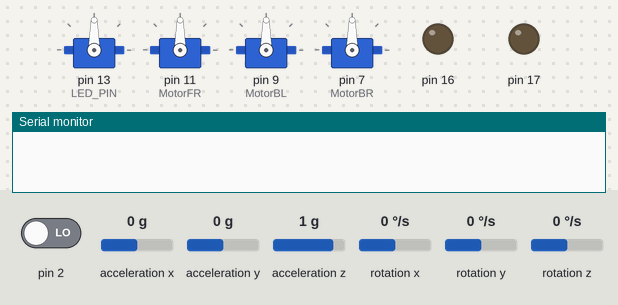
A sketch run on a simulated Arduino Uno, built with avr-gcc and run on an emulated ATmega328P. On the bench: 4 × servo, output pins drawn as LEDs (lit = HIGH), the last lines printed to the serial monitor. The inputs (shaded band) are chosen by the test bench; at power-on: acceleration x 0 g, acceleration y 0 g, pin 2 LOW, acceleration z 1 g, rotation x 0 °/s, rotation y 0 °/s, rotation z 0 °/s. The sensor or clock chip raises its interrupt line as the real part does; pins used as bus, display or sensor lines are not drawn.

Above: at 0.1 s.
At 1.7 s:
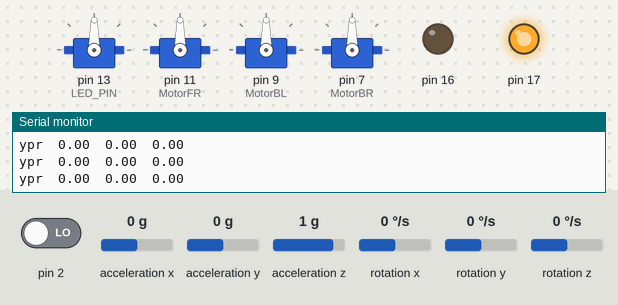
1.8 s: acceleration x set to -1.4 g
At 3.0 s:
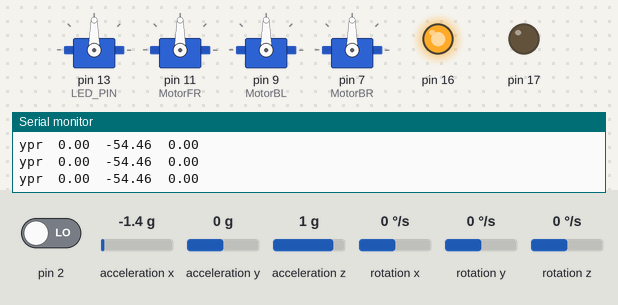
3.3 s: acceleration y set to -1.4 g
Timing chart, 0 to 6.3 s (numbered marks = the images above; inputs shaded):
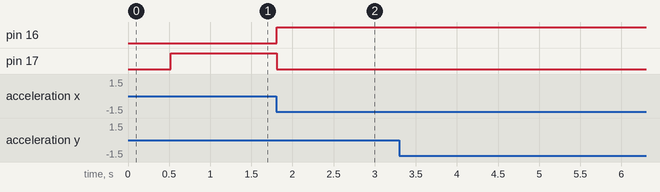

Measured:
- after the input at 1.8 s, pin 16: LOW → HIGH at once; pin 17: HIGH → LOW at once

The sketch:

Quad_GYRO.ino
```cpp
#include <Arduino.h>
#include "I2Cdev.h"
#include "MPU6050_6Axis_MotionApps20.h"
#if I2CDEV_IMPLEMENTATION == I2CDEV_ARDUINO_WIRE
    #include "Wire.h"
#endif
MPU6050 mpu;
#define OUTPUT_READABLE_YAWPITCHROLL
#define LED_PIN 13 // (Arduino is 13, Teensy is 11, Teensy++ is 6)
bool blinkState = false;

//DEFINE MOTOR CONTROLS
#include <Servo.h>
// Define Motors
  Servo MotorFL;
  Servo MotorFR;
  Servo MotorBL;
  Servo MotorBR;

// Define arming of ESC
void ARM() {
  MotorFL.write(60);
  MotorFR.write(60);
  MotorBL.write(60);
  MotorBR.write(60);
  delay(500);
  MotorFL.write(10);
  MotorFR.write(10);
  MotorBL.write(10);
  MotorBR.write(10);
  delay(500);
  MotorFL.write(60);
  MotorFR.write(60);
  MotorBL.write(60);
  MotorBR.write(60);
}

//END MOTOR CONTROL DEFINE


// MPU control/status vars
bool dmpReady = false;  // set true if DMP init was successful
uint8_t mpuIntStatus;   // holds actual interrupt status byte from MPU
uint8_t devStatus;      // return status after each device operation (0 = success, !0 = error)
uint16_t packetSize;    // expected DMP packet size (default is 42 bytes)
uint16_t fifoCount;     // count of all bytes currently in FIFO
uint8_t fifoBuffer[64]; // FIFO storage buffer
// orientation/motion vars
Quaternion q;           // [w, x, y, z]         quaternion container
VectorInt16 aa;         // [x, y, z]            accel sensor measurements
VectorInt16 aaReal;     // [x, y, z]            gravity-free accel sensor measurements
VectorInt16 aaWorld;    // [x, y, z]            world-frame accel sensor measurements
VectorFloat gravity;    // [x, y, z]            gravity vector
float euler[3];         // [psi, theta, phi]    Euler angle container
float ypr[3];           // [yaw, pitch, roll]   yaw/pitch/roll container and gravity vector
volatile bool mpuInterrupt = false;     // indicates whether MPU interrupt pin has gone high
void dmpDataReady() {
    mpuInterrupt = true;
}

void setup() {
    MotorFL.attach(13);
    MotorFR.attach(11);
    MotorBL.attach(9);
    MotorBR.attach(7);
    pinMode(16,OUTPUT);
    pinMode(17,OUTPUT);
    // join I2C bus (I2Cdev library doesn't do this automatically)
    #if I2CDEV_IMPLEMENTATION == I2CDEV_ARDUINO_WIRE
        Wire.begin();
        TWBR = 24; // 400kHz I2C clock (200kHz if CPU is 8MHz)
    #elif I2CDEV_IMPLEMENTATION == I2CDEV_BUILTIN_FASTWIRE
        Fastwire::setup(400, true);
    #endif
    Serial.begin(115200);
    mpu.initialize();
    // load and configure the DMP
    devStatus = mpu.dmpInitialize();
    mpu.setXGyroOffset(220);
    mpu.setYGyroOffset(76);
    mpu.setZGyroOffset(-85);
    mpu.setZAccelOffset(1688);
    if (devStatus == 0) {
        mpu.setDMPEnabled(true);
        // TODO: Enable Arduino interrupt detection.
        Serial.println(F("Enabling interrupt detection (Arduino external interrupt 0)..."));
        attachInterrupt(0, dmpDataReady, RISING);
        mpuIntStatus = mpu.getIntStatus();
        dmpReady = true;
        packetSize = mpu.dmpGetFIFOPacketSize();
    }
    // TODO: Configure LED for output.
    pinMode(LED_PIN, OUTPUT);
}

void loop() {
// The motors are set to 50%
//    MotorFL.write(90);        //TODO: Workout hover values.
//    MotorFR.write(90);        //TODO: Workout hover values.
//    MotorBL.write(90);        //TODO: Workout hover values.
//    MotorBR.write(90);        //TODO: Workout hover values.
// Gyro starts
    if (!dmpReady) return;

    // wait for MPU interrupt or extra packet(s) available
    while (!mpuInterrupt && fifoCount < packetSize) {

    }

    // reset interrupt flag and get INT_STATUS byte
    mpuInterrupt = false;
    mpuIntStatus = mpu.getIntStatus();

    // get current FIFO count
    fifoCount = mpu.getFIFOCount();

    // check for overflow (this should never happen unless our code is too inefficient)
    if ((mpuIntStatus & 0x10) || fifoCount == 1024) {
        // reset so we can continue cleanly
        mpu.resetFIFO();
        Serial.println(F("FIFO overflow!"));

    // otherwise, check for DMP data ready interrupt (this should happen frequently)
    } else if (mpuIntStatus & 0x02) {
        // wait for correct available data length, should be a VERY short wait
        while (fifoCount < packetSize) fifoCount = mpu.getFIFOCount();

        // read a packet from FIFO
        mpu.getFIFOBytes(fifoBuffer, packetSize);

        // track FIFO count here in case there is > 1 packet available
        // (this lets us immediately read more without waiting for an interrupt)
        fifoCount -= packetSize;

        #ifdef OUTPUT_READABLE_YAWPITCHROLL
            // display Euler angles in degrees
            mpu.dmpGetQuaternion(&q, fifoBuffer);
            mpu.dmpGetGravity(&gravity, &q);
            mpu.dmpGetYawPitchRoll(ypr, &q, &gravity);
            Serial.print("ypr\t");
            Serial.print(ypr[0] * 180/M_PI);
            Serial.print("\t");
            Serial.print(ypr[1] * 180/M_PI);
            Serial.print("\t");
            Serial.println(ypr[2] * 180/M_PI);
        #endif

// TODO: Use motor leveling for stable flight.
        if ((ypr[1]* 180/M_PI) < -5 or (ypr[1]* 180/M_PI) > 5 or (ypr[2]* 180/M_PI) < -4 or (ypr[2]* 180/M_PI) > 4) {
          digitalWrite(17,LOW);
          digitalWrite(16,HIGH);
        }

        if ((ypr[1]* 180/M_PI) > -5 and (ypr[1]* 180/M_PI) < 5 and (ypr[2]* 180/M_PI) > -4 and (ypr[2]* 180/M_PI) < 4) {
          digitalWrite(16,LOW);
          digitalWrite(17,HIGH);
        }

/* TODO: Workout thottle values.
        if ((ypr[1]* 180/M_PI) < -5) {
          //Correct with rear pair
            MotorBL.write(110);
            MotorBR.write(110);
            delay(250);
            MotorBL.write(90);
            MotorBR.write(90);
        }

        if ((ypr[1]* 180/M_PI) > 5) {
          //Correct with front pair
            MotorFL.write(110);
            MotorFR.write(110);
            delay(250);
            MotorFL.write(90);
            MotorFR.write(90);
        }

        if ((ypr[2]* 180/M_PI) < -4) {
          //Correct with Left pair
            MotorFL.write(110);
            MotorBL.write(110);
            delay(250);
            MotorFL.write(90);
            MotorBL.write(90);

        }

        if ((ypr[2]* 180/M_PI) > 4) {
          //Correct with Right pair
            MotorFR.write(110);
            MotorBR.write(110);
            delay(250);
            MotorFR.write(90);
            MotorBR.write(90);
        }
 */
        // blink LED to indicate activity
        blinkState = !blinkState;
        digitalWrite(LED_PIN, blinkState);
    }
}
```
